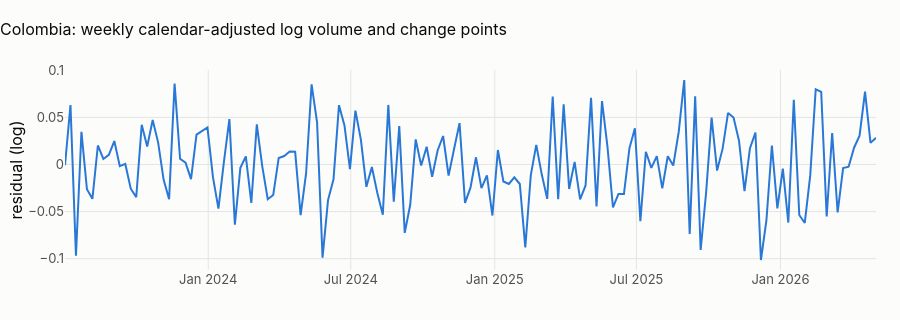

Notebook cell for this chart:
### Markdown cell above
## 2 · Change points in the level of activity
**Method.** PELT (pruned exact linear time) on the weekly mean of the calendar-adjusted log volume, with an RBF cost
and a penalty of 3·log(n) (BIC-like): it finds the dates where the series' level shifts, and the penalty decides how
much shift is worth a break. Weekly aggregation removes the daily noise that would otherwise force many small breaks.

### Code cell
wk = daily.set_index("local_date").resid.resample("W").mean().dropna()
algo = rpt.Pelt(model="rbf", min_size=6).fit(wk.to_numpy().reshape(-1, 1))
bkps = algo.predict(pen=3 * np.log(len(wk)))
dates = [wk.index[b - 1] for b in bkps[:-1]]
fig = px.line(
    x=wk.index,
    y=wk.values,
    title=f"{CTRY.title}: weekly calendar-adjusted log volume and change points",
)
for d in dates:
    fig.add_vline(x=d, line_dash="dash")
fig.update_layout(height=320, xaxis_title=None, yaxis_title="residual (log)")
fig.show()
display(
    Markdown(
        f"**{len(dates)} change point(s)** "
        + (
            f"at {', '.join(str(d.date()) for d in dates)}."
            if dates
            else f"in {len(wk)} weeks: the level of activity never shifts."
        )
    )
)

### Figure 1 — Plotly figure (JSON) as saved in the notebook; plotly's stock layout.template omitted (floating-point values rounded to 4 significant figures; data arrays with more than 128 entries replaced by an {"elided": "..."} marker saying what was removed)
{"data": [{"hovertemplate": "x=%{x}<br>y=%{y}<extra></extra>", "legendgroup": "", "line": {"color": "#2a78d6", "dash": "solid"}, "marker": {"symbol": "circle"}, "mode": "lines", "name": "", "orientation": "v", "showlegend": false, "type": "scatter", "x": {"elided": "149 str values"}, "xaxis": "x", "y": {"elided": "149 float values"}, "yaxis": "y"}], "layout": {"height": 320, "legend": {"tracegroupgap": 0}, "title": {"text": "Colombia: weekly calendar-adjusted log volume and change points"}, "xaxis": {"anchor": "y", "domain": [0.0, 1.0], "title": {}}, "yaxis": {"anchor": "x", "domain": [0.0, 1.0], "title": {"text": "residual (log)"}}}}
